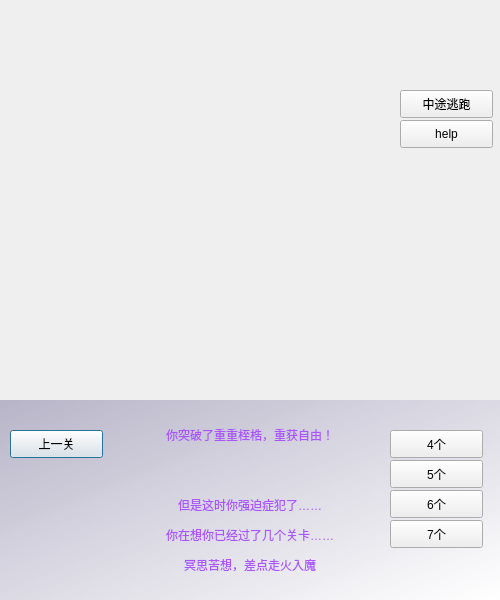
<?xml version="1.0" encoding="UTF-8"?>
<ui version="4.0">
 <class>Dialog7</class>
 <widget class="QDialog" name="Dialog7">
  <property name="geometry">
   <rect>
    <x>0</x>
    <y>0</y>
    <width>500</width>
    <height>600</height>
   </rect>
  </property>
  <property name="windowTitle">
   <string>Dialog</string>
  </property>
  <widget class="QPushButton" name="pushButton">
   <property name="geometry">
    <rect>
     <x>10</x>
     <y>430</y>
     <width>93</width>
     <height>28</height>
    </rect>
   </property>
   <property name="text">
    <string>上一关</string>
   </property>
  </widget>
  <widget class="QPushButton" name="pushButton_2">
   <property name="geometry">
    <rect>
     <x>390</x>
     <y>460</y>
     <width>93</width>
     <height>28</height>
    </rect>
   </property>
   <property name="text">
    <string>5个</string>
   </property>
  </widget>
  <widget class="QLabel" name="label">
   <property name="geometry">
    <rect>
     <x>0</x>
     <y>0</y>
     <width>500</width>
     <height>400</height>
    </rect>
   </property>
   <property name="text">
    <string>&lt;html&gt;&lt;head/&gt;&lt;body&gt;&lt;p&gt;&lt;img src=&quot;:/images/p7.jpg&quot;/&gt;&lt;/p&gt;&lt;/body&gt;&lt;/html&gt;</string>
   </property>
  </widget>
  <widget class="QLabel" name="label_2">
   <property name="geometry">
    <rect>
     <x>0</x>
     <y>400</y>
     <width>500</width>
     <height>200</height>
    </rect>
   </property>
   <property name="styleSheet">
    <string notr="true">background-color: qlineargradient(spread:pad, x1:0, y1:0, x2:1, y2:1, stop:0 rgba(175, 171, 194, 220), stop:1 rgba(255, 255, 255, 255));
color: rgb(170, 85, 255);</string>
   </property>
   <property name="text">
    <string>&lt;html&gt;&lt;head/&gt;&lt;body&gt;&lt;p align=&quot;center&quot;&gt;你突破了重重桎梏，重获自由！&lt;/p&gt;&lt;p align=&quot;center&quot;&gt;&lt;br/&gt;&lt;/p&gt;&lt;p align=&quot;center&quot;&gt;但是这时你强迫症犯了……&lt;/p&gt;&lt;p align=&quot;center&quot;&gt;你在想你已经过了几个关卡……&lt;/p&gt;&lt;p align=&quot;center&quot;&gt;冥思苦想，差点走火入魔&lt;/p&gt;&lt;/body&gt;&lt;/html&gt;</string>
   </property>
  </widget>
  <widget class="QPushButton" name="pushButton_3">
   <property name="geometry">
    <rect>
     <x>400</x>
     <y>120</y>
     <width>93</width>
     <height>28</height>
    </rect>
   </property>
   <property name="text">
    <string>help</string>
   </property>
  </widget>
  <widget class="QPushButton" name="pushButton_4">
   <property name="geometry">
    <rect>
     <x>400</x>
     <y>90</y>
     <width>93</width>
     <height>28</height>
    </rect>
   </property>
   <property name="text">
    <string>中途逃跑</string>
   </property>
  </widget>
  <widget class="QPushButton" name="pushButton_5">
   <property name="geometry">
    <rect>
     <x>390</x>
     <y>430</y>
     <width>93</width>
     <height>28</height>
    </rect>
   </property>
   <property name="text">
    <string>4个</string>
   </property>
  </widget>
  <widget class="QPushButton" name="pushButton_6">
   <property name="geometry">
    <rect>
     <x>390</x>
     <y>490</y>
     <width>93</width>
     <height>28</height>
    </rect>
   </property>
   <property name="text">
    <string>6个</string>
   </property>
  </widget>
  <widget class="QPushButton" name="pushButton_7">
   <property name="geometry">
    <rect>
     <x>390</x>
     <y>520</y>
     <width>93</width>
     <height>28</height>
    </rect>
   </property>
   <property name="text">
    <string>7个</string>
   </property>
  </widget>
  <zorder>label_2</zorder>
  <zorder>pushButton</zorder>
  <zorder>pushButton_2</zorder>
  <zorder>label</zorder>
  <zorder>pushButton_3</zorder>
  <zorder>pushButton_4</zorder>
  <zorder>pushButton_5</zorder>
  <zorder>pushButton_6</zorder>
  <zorder>pushButton_7</zorder>
 </widget>
 <resources/>
 <connections/>
</ui>
